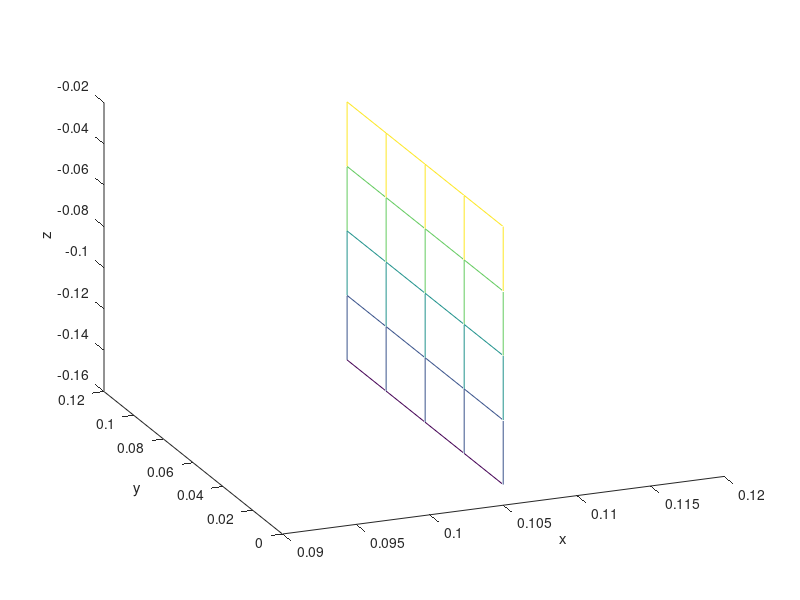

Source code (MATLAB): (Note: this script raises an error after producing the figure.)
%%
% This script works out the patch mappings for the Argo float geometry
% which is implemented as IGDEF=36 on the FVM WAMIT server. 
%
% This is a circular cylinder with a foam box on top. Two symmetry axes are
% exploited so only 1/4 of the geometry is created. 
%
% Written by H.B. Bingham, DTU, May, 2025. 
%
%%
% The floater dimensions. 
%
R=0.055;            % cylinder radius
DraftCyl=1.325;     % cylinder draft from the top of the box
L=0.21;             % box side length
Draft=0.125;        % box draft
Rt=0.025;            % Top buoyancy cylinder radius
DraftCtop=.025;     % Draft of the top cylinder
%
% Volume and radii of gyration
%
Vol=L^2*Draft+pi*R^2*(DraftCyl-Draft)+pi*Rt^2*DraftCtop;  % volume
r55=sqrt(1/4*R^2+1/3*DraftCyl^2)       % roll and pitch radius of gyration for a solid cylinder
r66=sqrt(1/2*R^2)                      % yaw radius of gyration for a solid cylinder
%
%%
% Patch 1, the box end
np=5; u=-1+2*[0:np-1]/(np-1);
[U,V]=meshgrid(u,u);

X=L/2*ones(np);
Y=L/4*(U+1);
Z=-Draft/2*(V+1)-DraftCtop;

figure(1); clf; hold on
mesh(X,Y,Z)
xlabel('x'); ylabel('y'); zlabel('z')
view(-22,28)
% Compute and plot the normal vectors to ensure they point into the body.
for i=1:3
    Xu(i).v=zeros(np); Xv(i).v=zeros(np);
end
Xu(2).v=L/4*ones(np);
Xv(3).v=-Draft/2*ones(np);
[nvec,H]=ComputeNormals(Xu,Xv);
quiver3(X,Y,Z,nvec(1).v,nvec(2).v,nvec(3).v)

% Patch 2, the box side

X=-L/4*(U-1);
Y=L/2*ones(np);
Z=-Draft/2*(V+1)-DraftCtop;

mesh(X,Y,Z)

for i=1:3
    Xu(i).v=zeros(np); Xv(i).v=zeros(np);
end
Xu(1).v=-L/4*ones(np);
Xv(3).v=-Draft/2*ones(np);
nvec=ComputeNormals(Xu,Xv);
quiver3(X,Y,Z,nvec(1).v,nvec(2).v,nvec(3).v)

% Patch 3, the box bottom front patch

th=pi/8*(V+1);
R0=L/2./cos(th);
r=R0-(R0-R)/2.*(1-U);
X=r.*cos(th);
Y=r.*sin(th);
Z=(-Draft-DraftCtop)*ones(np);

mesh(X,Y,Z)

for i=1:3
    Xu(i).v=zeros(np); Xv(i).v=zeros(np);
end
Xu(1).v=(R0-R)/2.*cos(th);
Xu(2).v=(R0-R)/2.*sin(th);
Xv(1).v=-pi/8*R/2*(1-U)*sin(th);
Xv(2).v=pi/8*(R/2*(1-U).*cos(th)+L/4*(1+U)*sec(th).^2);
nvec=ComputeNormals(Xu,Xv);
quiver3(X,Y,Z,nvec(1).v,nvec(2).v,nvec(3).v)

% Patch 4, the box bottom rear patch

th=pi/8*(V+3);
R0=L/2./sin(th);
r=R0-(R0-R)/2.*(1-U);
X=r.*cos(th);
Y=r.*sin(th);
Z=(-Draft-DraftCtop)*ones(np);

mesh(X,Y,Z)

for i=1:3
    Xu(i).v=zeros(np); Xv(i).v=zeros(np);
end
Xu(1).v=L/4-R/2*cos(th);
Xu(2).v=L/4-R/2*sin(th);
Xv(1).v=-pi/8*(L/4*(1+U)+L/4*(1+U).*cot(th).^2-R/2*(-1+U).*sin(th));
% Xv(1).v=pi/8*(R/2*(-1+U).*sin(th)-L/4*(1+U)*csc(th).^2);
Xv(2).v=pi/8*R/2*(1-U).*cos(th);
nvec=ComputeNormals(Xu,Xv);
quiver3(X,Y,Z,nvec(1).v,nvec(2).v,nvec(3).v)

% Patch 5, the cylinder body

th=pi/4*(1+U);
X=R*cos(th);
Y=R*sin(th);
Z=-Draft-(DraftCyl-Draft)/2*(V+1)-DraftCtop;

mesh(X,Y,Z)

for i=1:3
    Xu(i).v=zeros(np); Xv(i).v=zeros(np);
end
Xu(1).v=-pi/4*Y;
Xu(2).v=pi/4*X;
Xv(3).v=-.5*(DraftCyl-Draft);
nvec=ComputeNormals(Xu,Xv);
quiver3(X,Y,Z,nvec(1).v,nvec(2).v,nvec(3).v)

% Patch 6, the cylinder bottom

th=pi/4*(1+U);
X=R/2*(1-V).*cos(th);
Y=R/2*(1-V).*sin(th);
Z=(-DraftCyl-DraftCtop)*ones(np);

mesh(X,Y,Z)

for i=1:3
    Xu(i).v=zeros(np); Xv(i).v=zeros(np);
end
Xu(1).v=-pi/4*Y;
Xu(2).v=pi/4*X;
Xv(1).v=-R/2*cos(th);
Xv(2).v=-R/2*sin(th);
nvec=ComputeNormals(Xu,Xv);
quiver3(X,Y,Z,nvec(1).v,nvec(2).v,nvec(3).v)

axis equal

% Patch 7, the box top front patch

th=pi/8*(V+1);
R0=L/2./cos(th);
r=R0-(R0-Rt)/2.*(U+1);
X=r.*cos(th);
Y=r.*sin(th);
Z=(-DraftCtop)*ones(np);

mesh(X,Y,Z)

for i=1:3
    Xu(i).v=zeros(np); Xv(i).v=zeros(np);
end
Xu(1).v=-L/4+Rt/2.*cos(th);
Xu(2).v=-L/4+Rt/2.*sin(th);
Xv(1).v=pi/8*Rt/2*(1+U)*sin(th);
Xv(2).v=pi/8*(Rt/2*(1+U).*cos(th)+L/4*(1-U)*sec(th).^2);
nvec=ComputeNormals(Xu,Xv);
quiver3(X,Y,Z,nvec(1).v,nvec(2).v,nvec(3).v)

% Patch 8, the box top rear patch

th=pi/8*(V+3);
R0=L/2./sin(th);
r=R0-(R0-Rt)/2.*(1+U);
X=r.*cos(th);
Y=r.*sin(th);
Z=(-DraftCtop)*ones(np);

mesh(X,Y,Z)

for i=1:3
    Xu(i).v=zeros(np); Xv(i).v=zeros(np);
end
Xu(1).v=-L/4+Rt/2*sin(th);
Xu(2).v=-L/4+Rt/2*cos(th);
Xv(1).v=pi/16./sin(th).^2.*(L/2*(-1+U)-3*Rt/4*(1+U).*sin(th)+Rt/4*(1+U).*sin(3*th));
Xv(2).v=pi/8*Rt/2*(1+U).*cos(th);
nvec=ComputeNormals(Xu,Xv);
quiver3(X,Y,Z,nvec(1).v,nvec(2).v,nvec(3).v)

% Patch 9, the top cylinder body

th=pi/4*(1+U);
X=Rt*cos(th);
Y=Rt*sin(th);
Z=-DraftCtop/2*(V+1);

mesh(X,Y,Z)

for i=1:3
    Xu(i).v=zeros(np); Xv(i).v=zeros(np);
end
Xu(1).v=-pi/4*Y;
Xu(2).v=pi/4*X;
Xv(3).v=-.5*DraftCtop;
nvec=ComputeNormals(Xu,Xv);
quiver3(X,Y,Z,nvec(1).v,nvec(2).v,nvec(3).v)
